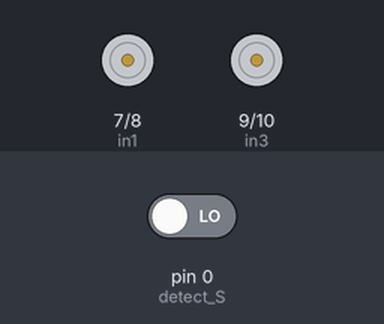
The sketch below on a simulated Arduino Uno, built with avr-gcc and run on an emulated ATmega328P. Parts: motor-driver pin pairs drawn as motors (green arrow = first pin HIGH = forward, orange = second pin HIGH = backward, longer = more drive, scaled by the enable pin). The inputs (shaded band) are chosen by the test bench; at power-on: pin 0 (detect_S) LOW.

Above: at 0.1 s.
At 1.1 s:
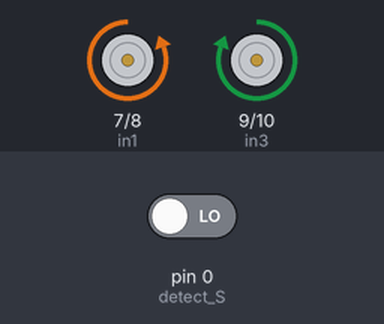
Timing chart, 0 to 2.6 s (numbered marks = the images above):
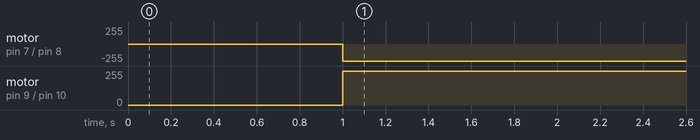

The sketch:

one_meter.ino
```cpp
// pins
#define enA 5
#define enB 6

#define in1 7
#define in2 8
#define in3 9
#define in4 10

#define detect_S 0

// global variables
int distance = 0;
bool go = true;
bool detected = false;

// functions
void forward() {

  digitalWrite(in1, LOW);
  digitalWrite(in2, HIGH);
  digitalWrite(in3, HIGH);
  digitalWrite(in4, LOW);

  digitalWrite(enA, HIGH);
  digitalWrite(enB, HIGH);

}

void stops() {  //forword

  digitalWrite(in1, LOW);
  digitalWrite(in2, LOW);
  digitalWrite(in3, LOW);
  digitalWrite(in4, LOW);

  digitalWrite(enA, LOW);
  digitalWrite(enB, LOW);

}


void setup() {

  pinMode(detect_S, INPUT);

  pinMode(enA, OUTPUT);
  pinMode(enB, OUTPUT);

  pinMode(in1, OUTPUT);
  pinMode(in2, OUTPUT);
  pinMode(in3, OUTPUT);
  pinMode(in4, OUTPUT);

  delay(1000);

}


void loop(){

  if(go) {
    forward();
  } else {
    stops();
  }

  if((digitalRead(detect_S) == 1)) {

    detected = true;
    delay(10);

  } else if((digitalRead(detect_S) == 0)) {

    if(detected) {
      distance += 20;
      Serial.println(distance);
      detected = false;
    }
    delay(10);

  }

  if(distance > 100) {
    go = false;
  }

}
```

Measured:
- by itself, motor on pin 7 (in1) / pin 8 (in2): stopped → backward 255/255 at 1.0 s
- by itself, motor on pin 9 (in3) / pin 10 (in4): stopped → forward 255/255 at 1.0 s
